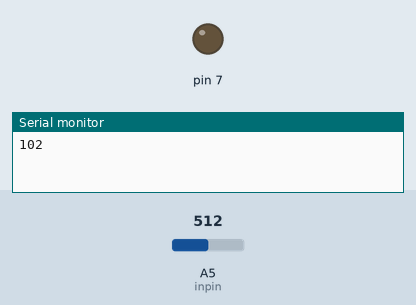
This sketch was run on a simulated Arduino Uno, built with avr-gcc and run on an emulated ATmega328P. Parts: output pins drawn as LEDs (lit = HIGH), the last lines printed to the serial monitor. The test bench sets the inputs (shaded band); at power-on: A5 (inpin) = 512.

Above: at 0.1 s.
At 0.7 s:
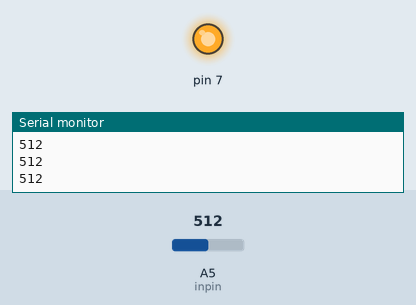
Timing chart, 0 to 2.2 s (numbered marks = the images above):
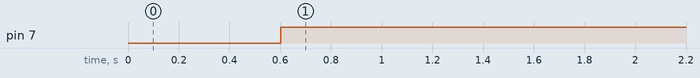

The sketch:

hooman_upgrade.ino
```cpp
//INITIALIZATION
const int numReads=5;
int reads[numReads];
int readI=0;
int total=0;
int average=0;
int inpin =A5;
int curav=0;
int oldav=0;
int change=0;

void setup() {
  // put your setup code here, to run once:
Serial.begin(9600);
pinMode(7,OUTPUT);
//SET ARRAY TO HOLD VALUES=0
for (int thisRead=0;thisRead<numReads;thisRead++)
  reads[thisRead]=0;
}

void loop() {
  //INPUT TO ARRAY
  total=total-reads[readI];
  reads[readI]=analogRead(inpin);
  total=total+reads[readI];
  readI=readI+1;

  //RETURN AFTER numReads
  if(readI>=numReads)
  {
    readI=0;
  }

  //CALC AVG
  average=total/numReads;
  Serial.println(average);
  delay(100);

  //LED LOGIC
  curav=average;
  change=curav-oldav;
  if((change<=0)&&(curav<1000))
  {
    digitalWrite(7,HIGH);
    digitalWrite(6,HIGH);
  }
  else
  {
    digitalWrite(7,LOW);
    digitalWrite(6,LOW);
  }
  oldav=curav;
}
```

Measured:
- by itself, pin 7: LOW → HIGH at 0.60 s
